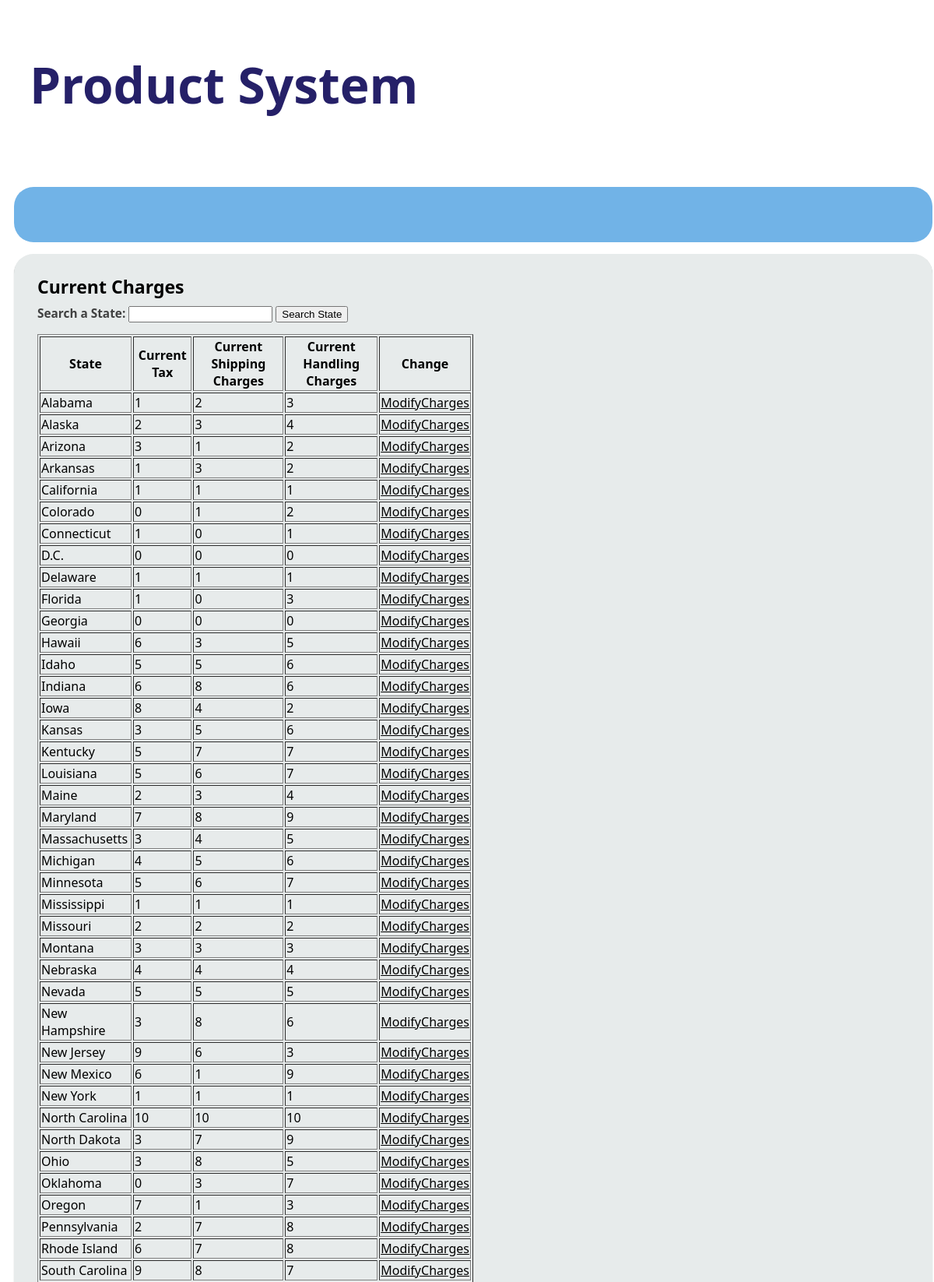
Page /SetCharges.php (upper part) on the committed database.
### tables this page shows
CREATE TABLE additionalCharges( state_name varchar(255), tax_charge float, shipping_charge float, handling_charge float, PRIMARY KEY (state_name));

### SetCharges.php (the view, shortened to what this page needs)
<html>
<?php $Search = null;
 include 'LocalhostConnection.php';
   ?>
<head>
<link rel="stylesheet" href="style.css" type="text/css" />
</head>
<body>
<div id="banner">
			<br><br><br><h1><b>Product System</b></h1><br><br>
		</div>
		<div id="nav">
		</div>
<div>
<br>
</div>
		<div id="content">
<h2><b> Current Charges <b></h2>
<form action="" method="post">
 Search a State: <input  type = "text" name = "searchText">
<input type  = "submit"  value = "Search State">
</form>
    <?php
 if($Search)
 {
    $query = "SELECT * FROM additionalCharges WHERE state_name LIKE '%".$Search."%' OR abbreviation LIKE '%".$Search."%';";
	$res = mysqli_query($link,$query);
	$rowCount = mysqli_num_rows($res);
	if($rowCount > 0)
	{
		echo "<table border=1 style=width:50%>";
		echo "<th> State </th>";
		echo "<th> Current Tax </th>";
		echo "<th> Current Shipping Charges</th>";
         	echo "<th> Current Handling Charges</th>";
		echo "<th> Change </th>";
		while($cRow = mysqli_fetch_array($res))
		{
			echo "<tr>";
            		echo "<td>". $cRow['0']."</td>";
			echo "<td>". $cRow['1']."</td>";
			echo "<td>". $cRow['2']."</td>";
			echo "<td>". $cRow['3']."</td>";
            		echo '<td><a href = "UpdateCharges.php?stateab='.$cRow['0'].'"> Modify Charges </a></td>';
			echo "</tr>";
		}
		echo "</table>";
	}
 }
else
 {
	$query = "SELECT * FROM additionalCharges;";
	$res = mysqli_query($link,$query);
	$rowCount = mysqli_num_rows($res);
	if($rowCount > 0)
	{
		echo "<table border=1 style=width:50%>";
		echo "<th> State </th>";
		echo "<th> Current Tax </th>";
		echo "<th> Current Shipping Charges</th>";
        echo "<th> Current Handling Charges</th>";
		echo "<th> Change </th>";
		while($cRow = mysqli_fetch_array($res))
		{
			echo "<tr>";
			echo "<td>". $cRow['0']."</td>";
			echo "<td>". $cRow['1']."</td>";
			echo "<td>". $cRow['2']."</td>";
            echo "<td>". $cRow['3']."</td>";
            echo "<td><a href = \"UpdateCharges.php?stateab=".$cRow['0']."\" >ModifyCharges </a></td>";
			echo "</tr>";
		}
		echo "</table>";
	}
 }
?>
</div>
</body>
</html>

### style.css (style rules this page uses)
h1, h2, h3, h4 { color: black; font-weight: normal; line-height: 1.1em; margin: 0 0 .5em 0; }
h1 { font-size: 5.0em; padding: 20px; color: #252068; }
h2 { font-size: 1.5em; }
a { color: black; text-decoration: none; }
a { text-decoration: underline; }
body { font-family: segoe UI; font-size: 80%; line-height: 1.2em; width: 100%; background: white; }
#banner { margin-left: 10px; margin-right: 10px; background-repeat: no-repeat; background-position: right top; margin-right: 100px; }
#nav { margin-left: 10px; margin-right: 10px; border-radius: 25px; background: #71B3E7; text-align: right; height:9%; }
#content, ul li a { box-shadow: 0px 1px 1px #999; }

### rows in the picture
additionalcharges: state_name "Alabama", tax_charge "1", shipping_charge "2", handling_charge "3"
additionalcharges: state_name "Alaska", tax_charge "2", shipping_charge "3", handling_charge "4"
additionalcharges: state_name "Arizona", tax_charge "3", shipping_charge "1", handling_charge "2"
additionalcharges: state_name "Arkansas", tax_charge "1", shipping_charge "3", handling_charge "2"
additionalcharges: state_name "California", tax_charge "1", shipping_charge "1", handling_charge "1"
additionalcharges: state_name "Colorado", tax_charge "0", shipping_charge "1", handling_charge "2"
additionalcharges: state_name "Connecticut", tax_charge "1", shipping_charge "0", handling_charge "1"
additionalcharges: state_name "D.C.", tax_charge "0", shipping_charge "0", handling_charge "0"
additionalcharges: state_name "Delaware", tax_charge "1", shipping_charge "1", handling_charge "1"
additionalcharges: state_name "Florida", tax_charge "1", shipping_charge "0", handling_charge "3"
additionalcharges: state_name "Georgia", tax_charge "0", shipping_charge "0", handling_charge "0"
additionalcharges: state_name "Hawaii", tax_charge "6", shipping_charge "3", handling_charge "5"
additionalcharges: state_name "Idaho", tax_charge "5", shipping_charge "5", handling_charge "6"
additionalcharges: state_name "Indiana", tax_charge "6", shipping_charge "8", handling_charge "6"
additionalcharges: state_name "Iowa", tax_charge "8", shipping_charge "4", handling_charge "2"
additionalcharges: state_name "Kansas", tax_charge "3", shipping_charge "5", handling_charge "6"
additionalcharges: state_name "Kentucky", tax_charge "5", shipping_charge "7", handling_charge "7"
additionalcharges: state_name "Louisiana", tax_charge "5", shipping_charge "6", handling_charge "7"
additionalcharges: state_name "Maine", tax_charge "2", shipping_charge "3", handling_charge "4"
additionalcharges: state_name "Maryland", tax_charge "7", shipping_charge "8", handling_charge "9"
additionalcharges: state_name "Massachusetts", tax_charge "3", shipping_charge "4", handling_charge "5"
additionalcharges: state_name "Michigan", tax_charge "4", shipping_charge "5", handling_charge "6"
additionalcharges: state_name "Minnesota", tax_charge "5", shipping_charge "6", handling_charge "7"
additionalcharges: state_name "Mississippi", tax_charge "1", shipping_charge "1", handling_charge "1"
additionalcharges: state_name "Missouri", tax_charge "2", shipping_charge "2", handling_charge "2"
additionalcharges: state_name "Montana", tax_charge "3", shipping_charge "3", handling_charge "3"
additionalcharges: state_name "Nebraska", tax_charge "4", shipping_charge "4", handling_charge "4"
additionalcharges: state_name "Nevada", tax_charge "5", shipping_charge "5", handling_charge "5"
additionalcharges: state_name "New Hampshire", tax_charge "3", shipping_charge "8", handling_charge "6"
additionalcharges: state_name "New Jersey", tax_charge "9", shipping_charge "6", handling_charge "3"
additionalcharges: state_name "New Mexico", tax_charge "6", shipping_charge "1", handling_charge "9"
additionalcharges: state_name "New York", tax_charge "1", shipping_charge "1", handling_charge "1"
additionalcharges: state_name "North Carolina", tax_charge "10", shipping_charge "10", handling_charge "10"
additionalcharges: state_name "North Dakota", tax_charge "3", shipping_charge "7", handling_charge "9"
additionalcharges: state_name "Ohio", tax_charge "3", shipping_charge "8", handling_charge "5"
additionalcharges: state_name "Oklahoma", tax_charge "0", shipping_charge "3", handling_charge "7"
additionalcharges: state_name "Oregon", tax_charge "7", shipping_charge "1", handling_charge "3"
additionalcharges: state_name "Pennsylvania", tax_charge "2", shipping_charge "7", handling_charge "8"
additionalcharges: state_name "Rhode Island", tax_charge "6", shipping_charge "7", handling_charge "8"
additionalcharges: state_name "South Carolina", tax_charge "9", shipping_charge "8", handling_charge "7"
